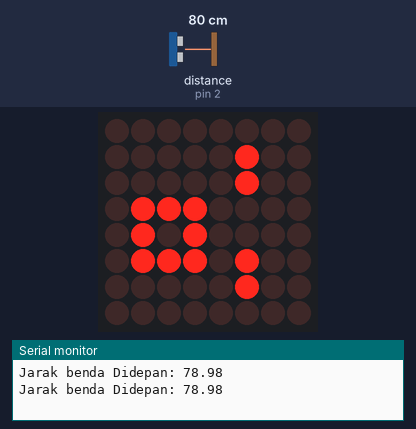
Bench run of a sketch on a simulated Arduino Uno, built with avr-gcc and run on an emulated ATmega328P. Parts: 8×8 LED matrix, the last lines printed to the serial monitor. Wiring (inferred from the names in the program): ultrasonic range finder: trigger pin 3; echo pin 2. The inputs (shaded band) are chosen by the test bench; at power-on: distance to the obstacle (sensor on pin 2) 80 cm. The echo pulse lasts 58.3 µs per cm.

Above: at 1.2 s.
1.3 s: distance to the obstacle (sensor on pin 2) set to 120 cm
At 1.73 s:
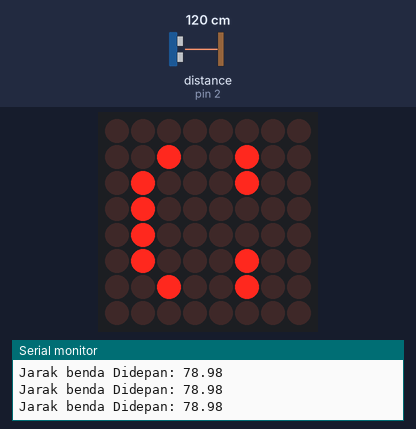
3.5 s: distance to the obstacle (sensor on pin 2) set to 2 cm
At 4.05 s:
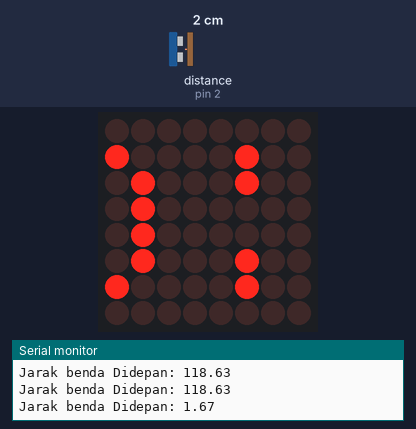
6.5 s: distance to the obstacle (sensor on pin 2) set to 46 cm
8.3 s: distance to the obstacle (sensor on pin 2) set to 55 cm
At 9.08 s:
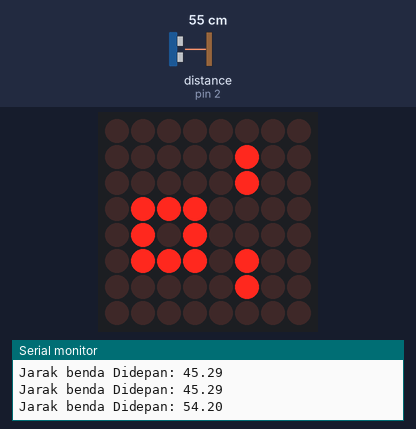
10.9 s: distance to the obstacle (sensor on pin 2) set to 4 cm
At 11.37 s:
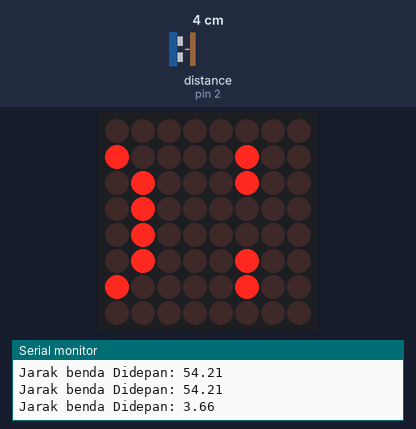
Timing chart, 0 to 13.9 s (numbered marks = the images above; inputs shaded):
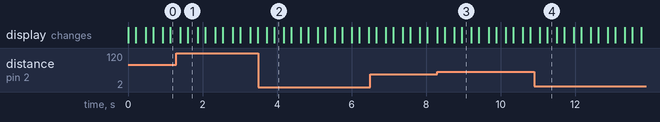

Measured:
- the behaviour switches between 50 and 51 cm on distance to the obstacle (sensor on pin 2) (found by bisection; images 2 and 3)
- after the input at 1.3 s, the display: first changes after 0.10 s (image 1 shows a later state)
- after the input at 3.5 s, the display: first changes after 0.23 s (image 2 shows a later state)
- after the input at 8.3 s, the display: first differs from a run without the input after 0.66 s (image 3)
- after the input at 10.9 s, the display: first differs from a run without the input after 0.35 s (image 4)

The sketch:

sketch.ino
```cpp
#include <LedControl.h>
// Atur pin hc-sr04
#define ECHO_PIN 2
#define TRIG_PIN 3
// Atur pin display sesuai dengan koneksi
const int DIN_PIN = 11;
const int CS_PIN = 10;
const int CLK_PIN = 13;


// Inisialisasi objek LedControl
LedControl lc = LedControl(DIN_PIN, CLK_PIN, CS_PIN, 1);
// Read Jarak

// Data untuk emote senyum dengan mata terbuka
byte senyumEyeOpen[8] = {
  B00000000,
  B00100110,
  B01000110,
  B01000000,
  B01000000,
  B01000110,
  B00100110,
  B00000000
};

// Data untuk emote senyum dengan mata tertutup
byte senyumEyeClose[8] = {
    B00000000,
    B00100100,
    B01000100,
    B01000000,
    B01000000,
    B01000100,
    B00100100,
    B00000000
};

// Data untuk emote marah dengan mata tertutup
byte marahEyeOpen[8] = {
  B00000000,
  B10000110,
  B01000110,
  B01000000,
  B01000000,
  B01000110,
  B10000110,
  B00000000
};

// Data untuk emote marah dengan mata tertutup
byte marahEyeClose[8] = {
  B00000000,
  B10000100,
  B01000100,
  B01000000,
  B01000000,
  B01000100,
  B10000100,
  B00000000
};

byte datarEyeOpen[8] = {
  B00000000,
  B01000110,
  B01000110,
  B01000000,
  B01000000,
  B01000110,
  B01000110,
  B00000000
};

// Data untuk emote marah dengan mata tertutup
byte datarEyeClose[8] = {
  B00000000,
  B00000100,
  B00000100,
  B01110000,
  B01010000,
  B01110100,
  B00000100,
  B00000000
};
void senyum(){
  // Tampilkan emote senyum mata terbuka pada matriks LED
  for (int row = 0; row < 8; row++) {
    lc.setRow(0, row, senyumEyeOpen[row]);
  }

  delay(200);  // Jeda 0.2 detik
 // lc.clearDisplay(0);
 // Tampilkan emote senyum mata tertutup pada matriks LED
  for (int row = 0; row < 8; row++) {
    lc.setRow(0, row, senyumEyeClose[row]);
  }
  delay(150); // Jeda 0.15 detik
}
void datar(){
  // Tampilkan emote marah mata terbuka pada matriks LED
  for (int row = 0; row < 8; row++) {
    lc.setRow(0, row, datarEyeOpen[row]);
  }

  delay(200);  // Jeda 0.2 detik
 // lc.clearDisplay(0);
 // Tampilkan emote marah mata tertutup pada matriks LED
  for (int row = 0; row < 8; row++) {
    lc.setRow(0, row, datarEyeClose[row]);
  }
  delay(150); // Jeda 0.15 detik
}
void marah(){
  // Tampilkan emote marah mata terbuka pada matriks LED
  for (int row = 0; row < 8; row++) {
    lc.setRow(0, row, datarEyeOpen[row]);
  }

  delay(200);  // Jeda 0.2 detik
 // lc.clearDisplay(0);
 // Tampilkan emote marah mata tertutup pada matriks LED
  for (int row = 0; row < 8; row++) {
    lc.setRow(0, row, marahEyeClose[row]);
  }
  delay(150); // Jeda 0.15 detik
}
void setup() {
  lc.shutdown(0, false);  // Aktifkan chip
  lc.setIntensity(0, 0); // Atur intensitas cahaya matriks (0-15)
  lc.clearDisplay(0);    // Hapus tampilan matriks
  Serial.begin(115200); // port serial
  pinMode(TRIG_PIN, OUTPUT);
  pinMode(ECHO_PIN, INPUT);
}
float bacaJarakCM() {
  digitalWrite(TRIG_PIN, LOW);
  delayMicroseconds(2);
  digitalWrite(TRIG_PIN, HIGH);
  delayMicroseconds(10);
  digitalWrite(TRIG_PIN, LOW);
  int duration = pulseIn(ECHO_PIN, HIGH);
  return duration * 0.034 / 2;
}
void loop() {
 float jarak = bacaJarakCM();

  if(jarak < 50){
  marah();
  }else if(jarak > 50 && jarak < 80){
  datar();
  }
  else{
  senyum();
  }

  Serial.print("Jarak benda Didepan: ");
  Serial.println(bacaJarakCM());

  delay(100);
}
```

code.cpp
```cpp
#include <LedControl.h>
// Atur pin hc-sr04
#define ECHO_PIN 2
#define TRIG_PIN 3
// Atur pin display sesuai dengan koneksi
const int DIN_PIN = 11;
const int CS_PIN = 10;
const int CLK_PIN = 13;


// Inisialisasi objek LedControl
LedControl lc = LedControl(DIN_PIN, CLK_PIN, CS_PIN, 1);
// Read Jarak

// Data untuk emote senyum dengan mata terbuka
byte senyumEyeOpen[8] = {
  B00000000,
  B00100110,
  B01000110,
  B01000000,
  B01000000,
  B01000110,
  B00100110,
  B00000000
};

// Data untuk emote senyum dengan mata tertutup
byte senyumEyeClose[8] = {
    B00000000,
    B00100100,
    B01000100,
    B01000000,
    B01000000,
    B01000100,
    B00100100,
    B00000000
};

// Data untuk emote marah dengan mata tertutup
byte marahEyeOpen[8] = {
  B00000000,
  B10000110,
  B01000110,
  B01000000,
  B01000000,
  B01000110,
  B10000110,
  B00000000
};

// Data untuk emote marah dengan mata tertutup
byte marahEyeClose[8] = {
  B00000000,
  B10000100,
  B01000100,
  B01000000,
  B01000000,
  B01000100,
  B10000100,
  B00000000
};

byte datarEyeOpen[8] = {
  B00000000,
  B01000110,
  B01000110,
  B01000000,
  B01000000,
  B01000110,
  B01000110,
  B00000000
};

// Data untuk emote marah dengan mata tertutup
byte datarEyeClose[8] = {
  B00000000,
  B00000100,
  B00000100,
  B01110000,
  B01010000,
  B01110100,
  B00000100,
  B00000000
};
void senyum(){
  // Tampilkan emote senyum mata terbuka pada matriks LED
  for (int row = 0; row < 8; row++) {
    lc.setRow(0, row, senyumEyeOpen[row]);
  }

  delay(200);  // Jeda 0.2 detik
 // lc.clearDisplay(0);
 // Tampilkan emote senyum mata tertutup pada matriks LED
  for (int row = 0; row < 8; row++) {
    lc.setRow(0, row, senyumEyeClose[row]);
  }
  delay(150); // Jeda 0.15 detik
}
void datar(){
  // Tampilkan emote marah mata terbuka pada matriks LED
  for (int row = 0; row < 8; row++) {
    lc.setRow(0, row, datarEyeOpen[row]);
  }

  delay(200);  // Jeda 0.2 detik
 // lc.clearDisplay(0);
 // Tampilkan emote marah mata tertutup pada matriks LED
  for (int row = 0; row < 8; row++) {
    lc.setRow(0, row, datarEyeClose[row]);
  }
  delay(150); // Jeda 0.15 detik
}
void marah(){
  // Tampilkan emote marah mata terbuka pada matriks LED
  for (int row = 0; row < 8; row++) {
    lc.setRow(0, row, datarEyeOpen[row]);
  }

  delay(200);  // Jeda 0.2 detik
 // lc.clearDisplay(0);
 // Tampilkan emote marah mata tertutup pada matriks LED
  for (int row = 0; row < 8; row++) {
    lc.setRow(0, row, marahEyeClose[row]);
  }
  delay(150); // Jeda 0.15 detik
}
void setup() {
  lc.shutdown(0, false);  // Aktifkan chip
  lc.setIntensity(0, 0); // Atur intensitas cahaya matriks (0-15)
  lc.clearDisplay(0);    // Hapus tampilan matriks
  Serial.begin(115200); // port serial
  pinMode(TRIG_PIN, OUTPUT);
  pinMode(ECHO_PIN, INPUT);
}
float bacaJarakCM() {
  digitalWrite(TRIG_PIN, LOW);
  delayMicroseconds(2);
  digitalWrite(TRIG_PIN, HIGH);
  delayMicroseconds(10);
  digitalWrite(TRIG_PIN, LOW);
  int duration = pulseIn(ECHO_PIN, HIGH);
  return duration * 0.034 / 2;
}
void loop() {
 float jarak = bacaJarakCM();

  if(jarak < 50){
  marah();
  }else if(jarak > 50 && jarak < 80){
  datar();
  }
  else{
  senyum();
  }

  Serial.print("Jarak benda Didepan: ");
  Serial.println(bacaJarakCM());

  delay(100);
}
```
